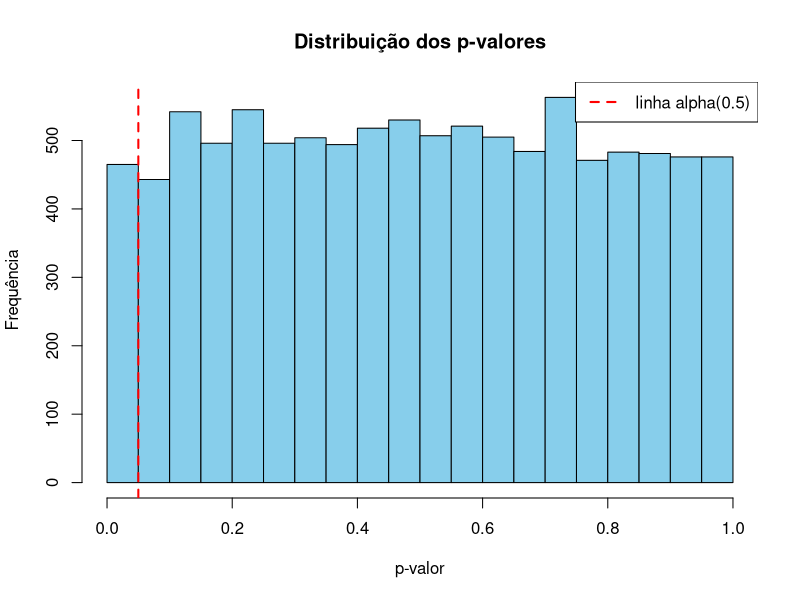
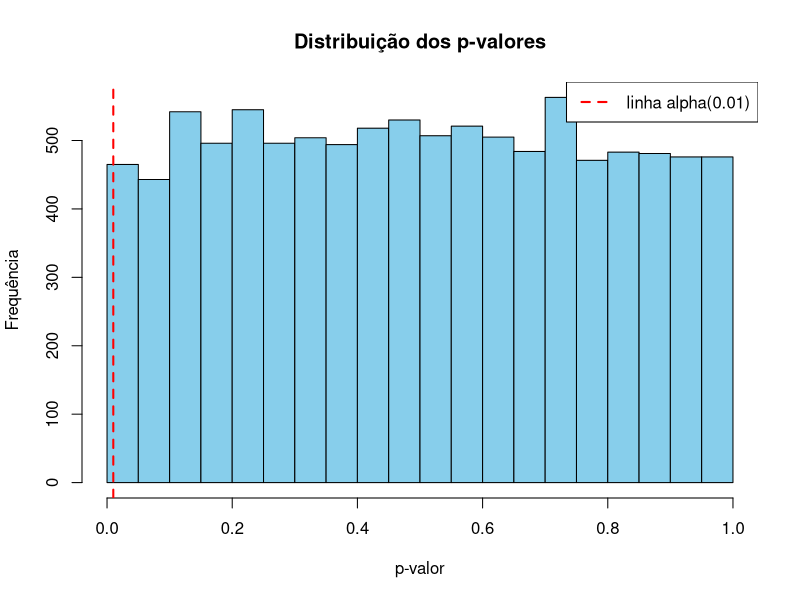
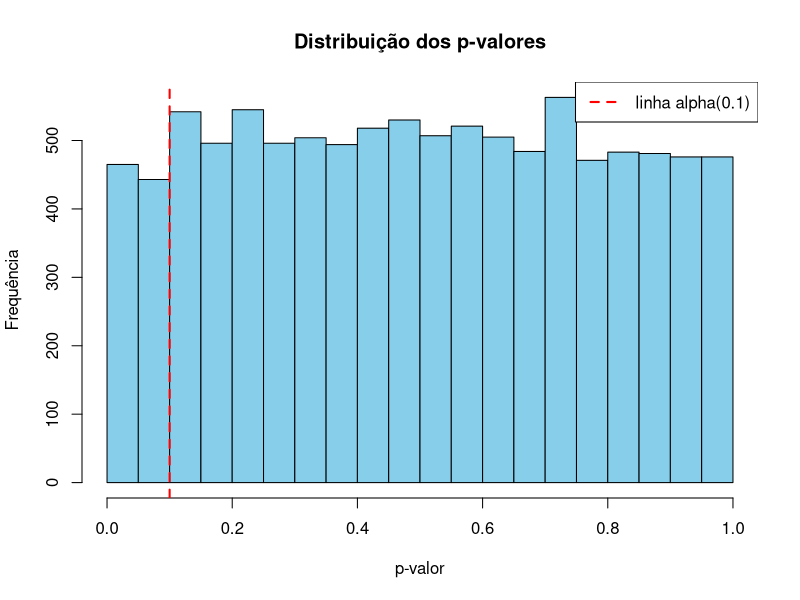
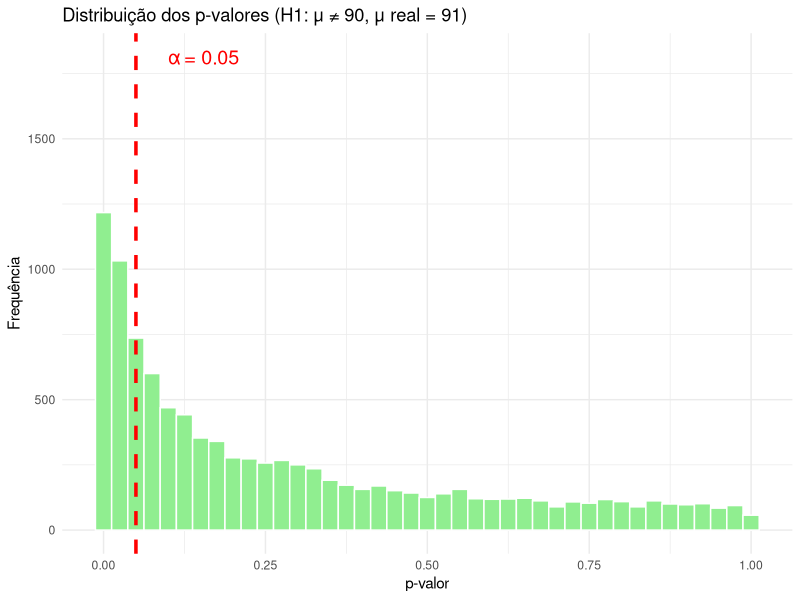
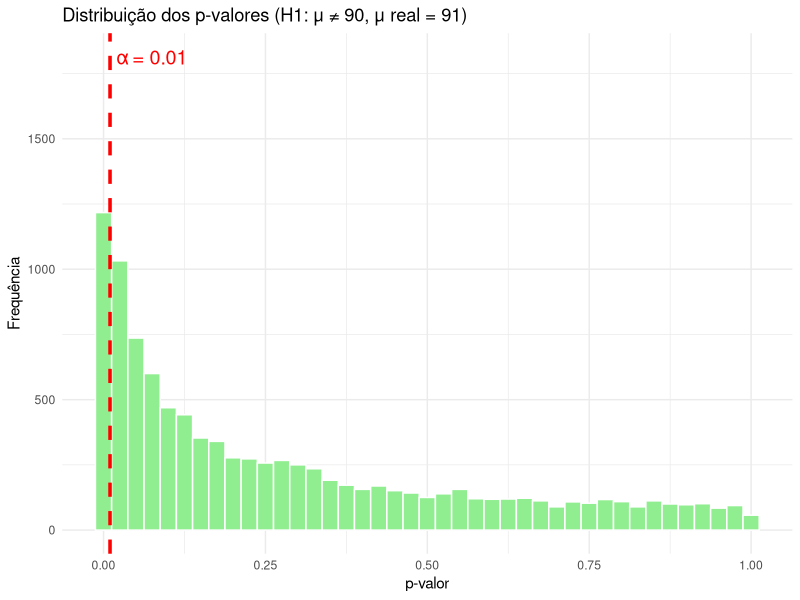
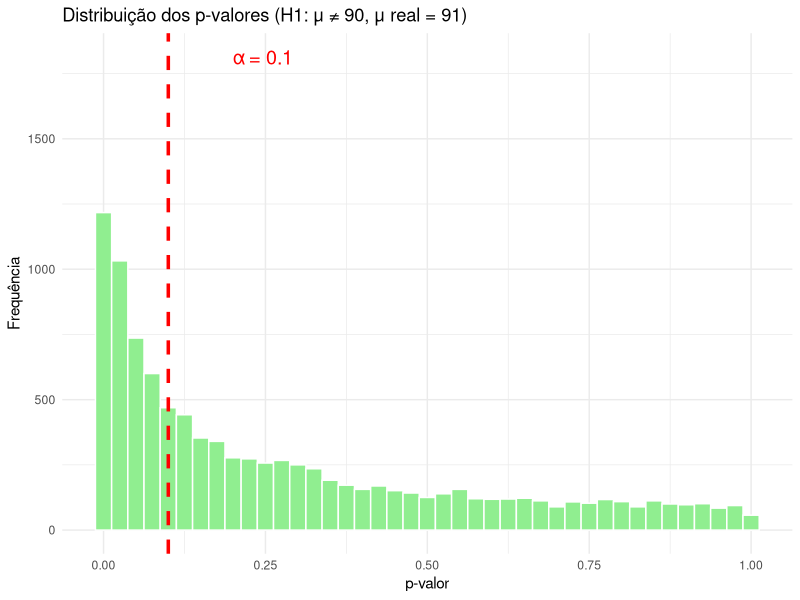
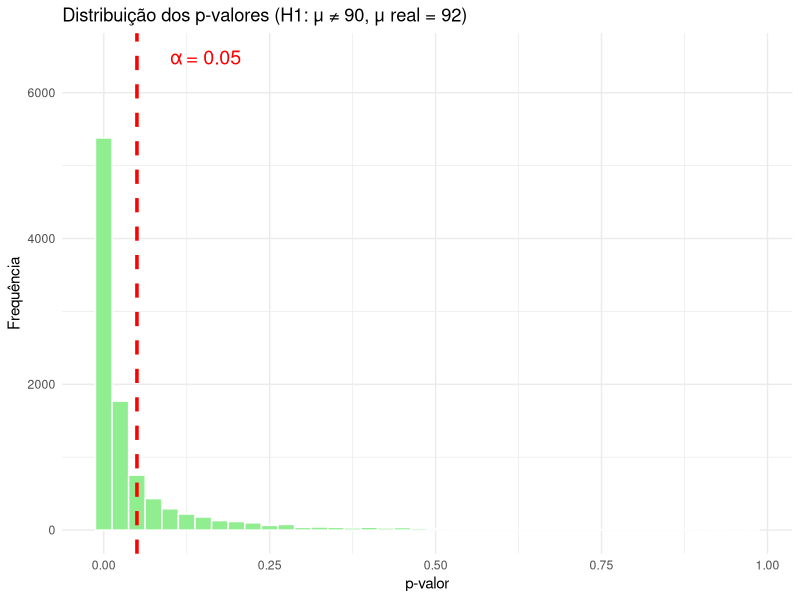
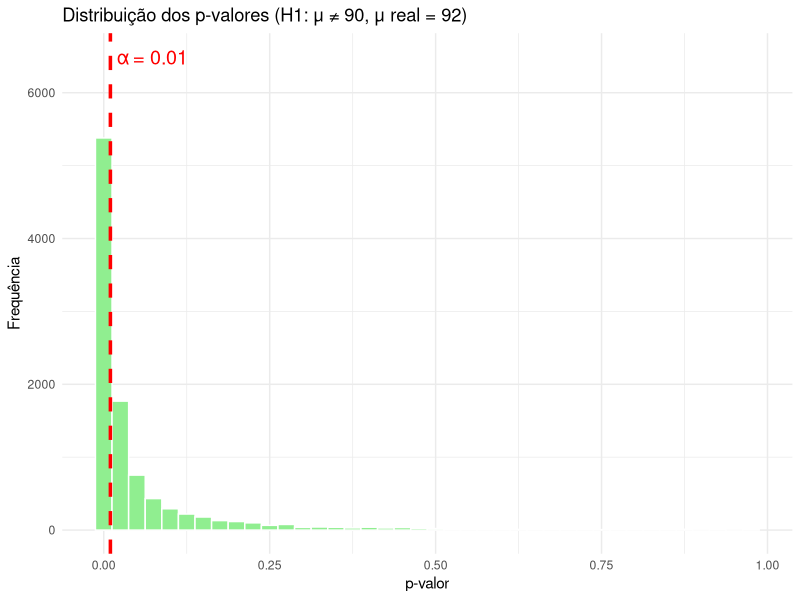

Recreate these plots in R, in order.
## ---- chunk 1
knitr::opts_chunk$set(echo = FALSE)
## ---- chunk 2
set.seed(123)
n_sim <- 10000
n <- 30
mu <- 90
sigma <- 4
alpha <- 0.05

# Simulação dos p-valores
p_values <- replicate(n_sim, {
  x <- rnorm(n, mean = mu, sd = sigma)
  t.test(x, mu = mu)$p.value
})

# Verificar a proporção de rejeição de H0
rejeicao <- mean(p_values < alpha)
cat("Proporção de rejeições de H0 (nível empírico):", rejeicao, "\n")

# Visualização com histograma padrão
hist(p_values, breaks = 20, col = "skyblue", main = "Distribuição dos p-valores",
     xlab = "p-valor", ylab = "Frequência")
abline(v = 0.05, col = "red", lwd = 2, lty = 2)
legend("topright", legend = "linha alpha(0.5)", col = "red", lwd = 2, lty = 2)

## ---- chunk 3
set.seed(123)
n_sim <- 10000
n <- 30
mu <- 90
sigma <- 4
alpha <- 0.01

# Simulação dos p-valores
p_values <- replicate(n_sim, {
  x <- rnorm(n, mean = mu, sd = sigma)
  t.test(x, mu = mu)$p.value
})

# Verificar a proporção de rejeição de H0
rejeicao <- mean(p_values < alpha)
cat("Proporção de rejeições de H0 (nível empírico):", rejeicao, "\n")

# Visualização com histograma padrão
hist(p_values, breaks = 20, col = "skyblue", main = "Distribuição dos p-valores",
     xlab = "p-valor", ylab = "Frequência")
abline(v = 0.01, col = "red", lwd = 2, lty = 2)
legend("topright", legend = "linha alpha(0.01)", col = "red", lwd = 2, lty = 2)

## ---- chunk 4
set.seed(123)
n_sim <- 10000
n <- 30
mu <- 90
sigma <- 4
alpha <- 0.1

# Simulação dos p-valores
p_values <- replicate(n_sim, {
  x <- rnorm(n, mean = mu, sd = sigma)
  t.test(x, mu = mu)$p.value
})

# Verificar a proporção de rejeição de H0
rejeicao <- mean(p_values < alpha)
cat("Proporção de rejeições de H0 (nível empírico):", rejeicao, "\n")

# Visualização com histograma padrão
hist(p_values, breaks = 20, col = "skyblue", main = "Distribuição dos p-valores",
     xlab = "p-valor", ylab = "Frequência")
abline(v = 0.1, col = "red", lwd = 2, lty = 2)
legend("topright", legend = "linha alpha(0.1)", col = "red", lwd = 2, lty = 2)
## ---- chunk 5
set.seed(456)  # nova simulação
n_sim <- 10000
n <- 30
mu_0 <- 90   # média sob H₀
mu_1 <- 91   # média real (sob H₁)
sigma <- 4
alpha <- 0.05

# Simular p-valores com a média real ≠ H₀
p_values_power <- replicate(n_sim, {
  x <- rnorm(n, mean = mu_1, sd = sigma)
  t.test(x, mu = mu_0)$p.value
})

# Estimar poder: proporção de p-valores < alpha
poder_estimado <- mean(p_values_power < alpha)

cat("Poder estimado do teste (μ₁ = 91):", round(poder_estimado, 4), "\n")

library(ggplot2)

df_power <- data.frame(p_value = p_values_power)

ggplot(df_power, aes(x = p_value)) +
  geom_histogram(binwidth = 0.025, fill = "lightgreen", color = "white") +
  geom_vline(xintercept = alpha, color = "red", linetype = "dashed", linewidth = 1.2) +
  labs(
    title = "Distribuição dos p-valores (H1: μ ≠ 90, μ real = 91)",
    x = "p-valor",
    y = "Frequência"
  ) +
  annotate("text", x = alpha + 0.05, y = max(table(cut(p_values_power, breaks = seq(0, 1, 0.025)))), 
           label = "α = 0.05", color = "red", size = 5, hjust = 0) +
  theme_minimal()

## ---- chunk 6
set.seed(456)  # nova simulação
n_sim <- 10000
n <- 30
mu_0 <- 90   # média sob H₀
mu_1 <- 91   # média real (sob H₁)
sigma <- 4
alpha <- 0.01

# Simular p-valores com a média real ≠ H₀
p_values_power <- replicate(n_sim, {
  x <- rnorm(n, mean = mu_1, sd = sigma)
  t.test(x, mu = mu_0)$p.value
})

# Estimar poder: proporção de p-valores < alpha
poder_estimado <- mean(p_values_power < alpha)

cat("Poder estimado do teste (μ₁ = 91):", round(poder_estimado, 4), "\n")

library(ggplot2)

df_power <- data.frame(p_value = p_values_power)

ggplot(df_power, aes(x = p_value)) +
  geom_histogram(binwidth = 0.025, fill = "lightgreen", color = "white") +
  geom_vline(xintercept = alpha, color = "red", linetype = "dashed", linewidth = 1.2) +
  labs(
    title = "Distribuição dos p-valores (H1: μ ≠ 90, μ real = 91)",
    x = "p-valor",
    y = "Frequência"
  ) +
  annotate("text", x = alpha + 0.01, y = max(table(cut(p_values_power, breaks = seq(0, 1, 0.025)))), 
           label = "α = 0.01", color = "red", size = 5, hjust = 0) +
  theme_minimal()

## ---- chunk 7
set.seed(456)  # nova simulação
n_sim <- 10000
n <- 30
mu_0 <- 90   # média sob H₀
mu_1 <- 91   # média real (sob H₁)
sigma <- 4
alpha <- 0.1

# Simular p-valores com a média real ≠ H₀
p_values_power <- replicate(n_sim, {
  x <- rnorm(n, mean = mu_1, sd = sigma)
  t.test(x, mu = mu_0)$p.value
})

# Estimar poder: proporção de p-valores < alpha
poder_estimado <- mean(p_values_power < alpha)

cat("Poder estimado do teste (μ₁ = 91):", round(poder_estimado, 4), "\n")

library(ggplot2)

df_power <- data.frame(p_value = p_values_power)

ggplot(df_power, aes(x = p_value)) +
  geom_histogram(binwidth = 0.025, fill = "lightgreen", color = "white") +
  geom_vline(xintercept = alpha, color = "red", linetype = "dashed", linewidth = 1.2) +
  labs(
    title = "Distribuição dos p-valores (H1: μ ≠ 90, μ real = 91)",
    x = "p-valor",
    y = "Frequência"
  ) +
  annotate("text", x = alpha + 0.1, y = max(table(cut(p_values_power, breaks = seq(0, 1, 0.025)))), 
           label = "α = 0.1", color = "red", size = 5, hjust = 0) +
  theme_minimal()

## ---- chunk 8
set.seed(456)  # nova simulação
n_sim <- 10000
n <- 30
mu_0 <- 90   # média sob H₀
mu_1 <- 92   # média real (sob H₁)
sigma <- 4
alpha <- 0.05

# Simular p-valores com a média real ≠ H₀
p_values_power <- replicate(n_sim, {
  x <- rnorm(n, mean = mu_1, sd = sigma)
  t.test(x, mu = mu_0)$p.value
})

# Estimar poder: proporção de p-valores < alpha
poder_estimado <- mean(p_values_power < alpha)

cat("Poder estimado do teste (μ₁ = 92):", round(poder_estimado, 4), "\n")

library(ggplot2)

df_power <- data.frame(p_value = p_values_power)

ggplot(df_power, aes(x = p_value)) +
  geom_histogram(binwidth = 0.025, fill = "lightgreen", color = "white") +
  geom_vline(xintercept = alpha, color = "red", linetype = "dashed", linewidth = 1.2) +
  labs(
    title = "Distribuição dos p-valores (H1: μ ≠ 90, μ real = 92)",
    x = "p-valor",
    y = "Frequência"
  ) +
  annotate("text", x = alpha + 0.05, y = max(table(cut(p_values_power, breaks = seq(0, 1, 0.025)))), 
           label = "α = 0.05", color = "red", size = 5, hjust = 0) +
  theme_minimal()

## ---- chunk 9
set.seed(456)  # nova simulação
n_sim <- 10000
n <- 30
mu_0 <- 90   # média sob H₀
mu_1 <- 92   # média real (sob H₁)
sigma <- 4
alpha <- 0.01

# Simular p-valores com a média real ≠ H₀
p_values_power <- replicate(n_sim, {
  x <- rnorm(n, mean = mu_1, sd = sigma)
  t.test(x, mu = mu_0)$p.value
})

# Estimar poder: proporção de p-valores < alpha
poder_estimado <- mean(p_values_power < alpha)

cat("Poder estimado do teste (μ₁ = 92):", round(poder_estimado, 4), "\n")

library(ggplot2)

df_power <- data.frame(p_value = p_values_power)

ggplot(df_power, aes(x = p_value)) +
  geom_histogram(binwidth = 0.025, fill = "lightgreen", color = "white") +
  geom_vline(xintercept = alpha, color = "red", linetype = "dashed", linewidth = 1.2) +
  labs(
    title = "Distribuição dos p-valores (H1: μ ≠ 90, μ real = 92)",
    x = "p-valor",
    y = "Frequência"
  ) +
  annotate("text", x = alpha + 0.01, y = max(table(cut(p_values_power, breaks = seq(0, 1, 0.025)))), 
           label = "α = 0.01", color = "red", size = 5, hjust = 0) +
  theme_minimal()

## ---- chunk 10
set.seed(456)  # nova simulação
n_sim <- 10000
n <- 30
mu_0 <- 90   # média sob H₀
mu_1 <- 92   # média real (sob H₁)
sigma <- 4
alpha <- 0.1

# Simular p-valores com a média real ≠ H₀
p_values_power <- replicate(n_sim, {
  x <- rnorm(n, mean = mu_1, sd = sigma)
  t.test(x, mu = mu_0)$p.value
})

# Estimar poder: proporção de p-valores < alpha
poder_estimado <- mean(p_values_power < alpha)

cat("Poder estimado do teste (μ₁ = 92):", round(poder_estimado, 4), "\n")

library(ggplot2)

df_power <- data.frame(p_value = p_values_power)

ggplot(df_power, aes(x = p_value)) +
  geom_histogram(binwidth = 0.025, fill = "lightgreen", color = "white") +
  geom_vline(xintercept = alpha, color = "red", linetype = "dashed", linewidth = 1.2) +
  labs(
    title = "Distribuição dos p-valores (H1: μ ≠ 90, μ real = 92)",
    x = "p-valor",
    y = "Frequência"
  ) +
  annotate("text", x = alpha + 0.1, y = max(table(cut(p_values_power, breaks = seq(0, 1, 0.025)))), 
           label = "α = 0.1", color = "red", size = 5, hjust = 0) +
  theme_minimal()

## ---- chunk 11
set.seed(456)  # nova simulação
n_sim <- 10000
n <- 30
mu_0 <- 90   # média sob H₀
mu_1 <- 93   # média real (sob H₁)
sigma <- 4
alpha <- 0.05

# Simular p-valores com a média real ≠ H₀
p_values_power <- replicate(n_sim, {
  x <- rnorm(n, mean = mu_1, sd = sigma)
  t.test(x, mu = mu_0)$p.value
})

# Estimar poder: proporção de p-valores < alpha
poder_estimado <- mean(p_values_power < alpha)

cat("Poder estimado do teste (μ₁ = 93):", round(poder_estimado, 4), "\n")

library(ggplot2)

df_power <- data.frame(p_value = p_values_power)

ggplot(df_power, aes(x = p_value)) +
  geom_histogram(binwidth = 0.025, fill = "lightgreen", color = "white") +
  geom_vline(xintercept = alpha, color = "red", linetype = "dashed", linewidth = 1.2) +
  labs(
    title = "Distribuição dos p-valores (H1: μ ≠ 90, μ real = 93)",
    x = "p-valor",
    y = "Frequência"
  ) +
  annotate("text", x = alpha + 0.05, y = max(table(cut(p_values_power, breaks = seq(0, 1, 0.025)))), 
           label = "α = 0.05", color = "red", size = 5, hjust = 0) +
  theme_minimal()

## ---- chunk 12
set.seed(456)  # nova simulação
n_sim <- 10000
n <- 30
mu_0 <- 90   # média sob H₀
mu_1 <- 93   # média real (sob H₁)
sigma <- 4
alpha <- 0.01

# Simular p-valores com a média real ≠ H₀
p_values_power <- replicate(n_sim, {
  x <- rnorm(n, mean = mu_1, sd = sigma)
  t.test(x, mu = mu_0)$p.value
})

# Estimar poder: proporção de p-valores < alpha
poder_estimado <- mean(p_values_power < alpha)

cat("Poder estimado do teste (μ₁ = 93):", round(poder_estimado, 4), "\n")

library(ggplot2)

df_power <- data.frame(p_value = p_values_power)

ggplot(df_power, aes(x = p_value)) +
  geom_histogram(binwidth = 0.025, fill = "lightgreen", color = "white") +
  geom_vline(xintercept = alpha, color = "red", linetype = "dashed", linewidth = 1.2) +
  labs(
    title = "Distribuição dos p-valores (H1: μ ≠ 90, μ real = 93)",
    x = "p-valor",
    y = "Frequência"
  ) +
  annotate("text", x = alpha + 0.01, y = max(table(cut(p_values_power, breaks = seq(0, 1, 0.025)))), 
           label = "α = 0.01", color = "red", size = 5, hjust = 0) +
  theme_minimal()

## ---- chunk 13
set.seed(456)  # nova simulação
n_sim <- 10000
n <- 30
mu_0 <- 90   # média sob H₀
mu_1 <- 93   # média real (sob H₁)
sigma <- 4
alpha <- 0.1

# Simular p-valores com a média real ≠ H₀
p_values_power <- replicate(n_sim, {
  x <- rnorm(n, mean = mu_1, sd = sigma)
  t.test(x, mu = mu_0)$p.value
})

# Estimar poder: proporção de p-valores < alpha
poder_estimado <- mean(p_values_power < alpha)

cat("Poder estimado do teste (μ₁ = 93):", round(poder_estimado, 4), "\n")

library(ggplot2)

df_power <- data.frame(p_value = p_values_power)

ggplot(df_power, aes(x = p_value)) +
  geom_histogram(binwidth = 0.025, fill = "lightgreen", color = "white") +
  geom_vline(xintercept = alpha, color = "red", linetype = "dashed", linewidth = 1.2) +
  labs(
    title = "Distribuição dos p-valores (H1: μ ≠ 90, μ real = 93)",
    x = "p-valor",
    y = "Frequência"
  ) +
  annotate("text", x = alpha + 0.1, y = max(table(cut(p_values_power, breaks = seq(0, 1, 0.025)))), 
           label = "α = 0.1", color = "red", size = 5, hjust = 0) +
  theme_minimal()

